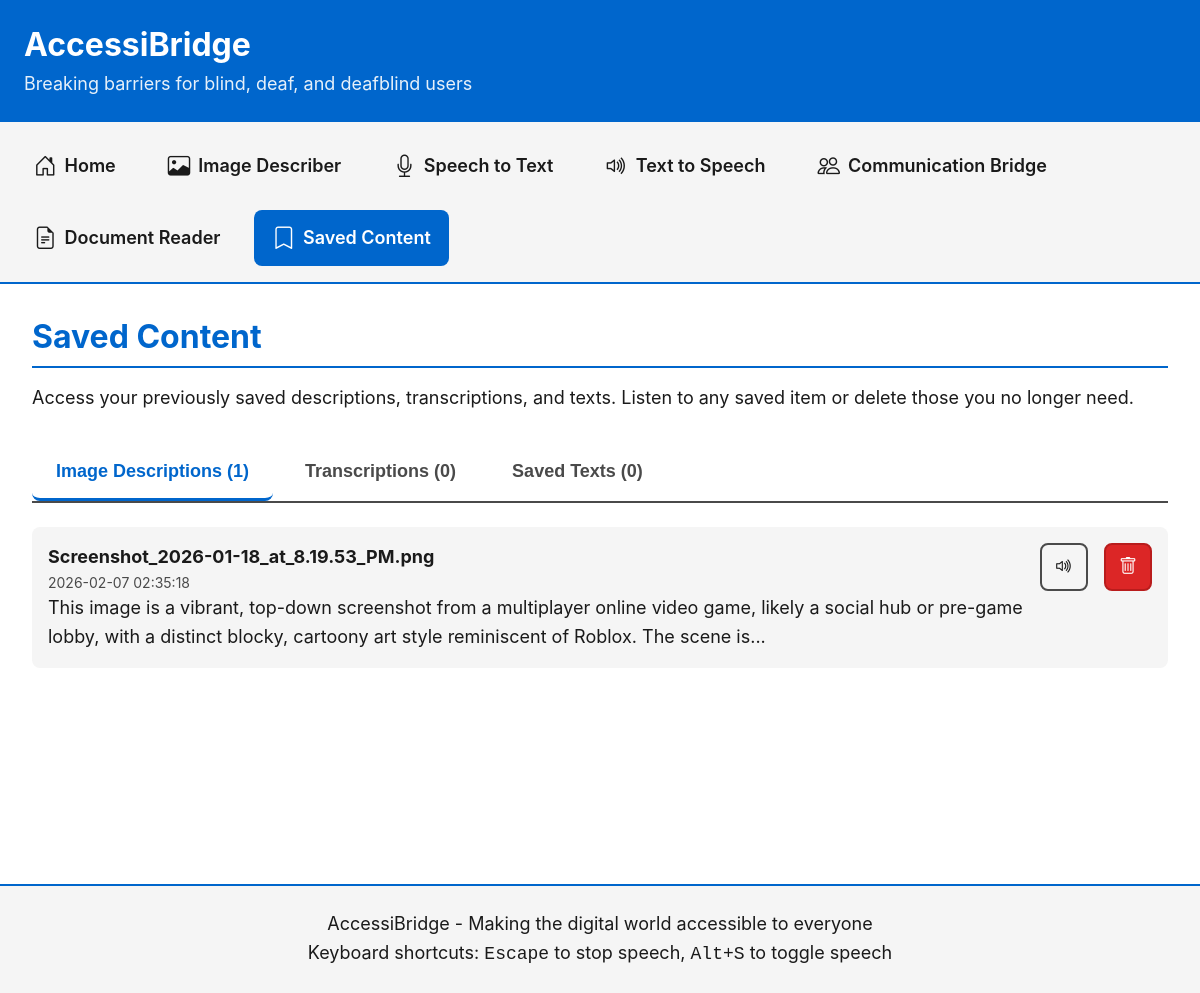
/saved-content, run on the app's committed database.
### tables this page shows
CREATE TABLE image_descriptions (
            id INTEGER PRIMARY KEY AUTOINCREMENT,
            filename TEXT NOT NULL,
            description TEXT NOT NULL,
            created_at TIMESTAMP DEFAULT CURRENT_TIMESTAMP
        );

### app.py (the view)
@app.route('/saved-content')
def saved_content():
    db = get_db()
    descriptions = db.execute('SELECT * FROM image_descriptions ORDER BY created_at DESC LIMIT 50').fetchall()
    transcriptions = db.execute('SELECT * FROM transcriptions ORDER BY created_at DESC LIMIT 50').fetchall()
    saved_texts = db.execute('SELECT * FROM saved_texts ORDER BY created_at DESC LIMIT 50').fetchall()
    db.close()
    return render_template('saved_content.html',
                         descriptions=descriptions,
                         transcriptions=transcriptions,
                         saved_texts=saved_texts)

### app.py (called while the page is built)
def get_db():
    db = sqlite3.connect('accessibility.db')
    db.row_factory = sqlite3.Row
    return db

### templates/saved_content.html (shortened to what this page needs)
{% extends "base.html" %}
{% block content %}
<section aria-labelledby="page-heading">
    <h2 id="page-heading">Saved Content</h2>
    <p>Access your previously saved descriptions, transcriptions, and texts. Listen to any saved item or delete those you no longer need.</p>
</section>
<section>
    <div class="tabs" role="tablist" aria-label="Saved content categories">
        <button class="tab active"
                role="tab"
                aria-selected="true"
                aria-controls="descriptions-panel"
                data-tab="descriptions-panel">
            Image Descriptions ({{ descriptions|length }})
        </button>
        <button class="tab"
                role="tab"
                aria-selected="false"
                aria-controls="transcriptions-panel"
                data-tab="transcriptions-panel">
            Transcriptions ({{ transcriptions|length }})
        </button>
        <button class="tab"
                role="tab"
                aria-selected="false"
                aria-controls="texts-panel"
                data-tab="texts-panel">
            Saved Texts ({{ saved_texts|length }})
        </button>
    </div>
    <div id="descriptions-panel" class="tab-content active" role="tabpanel" aria-labelledby="descriptions-tab">
        {% if descriptions %}
        <ul class="saved-list" aria-label="Saved image descriptions">
            {% for item in descriptions %}
            <li class="saved-item">
                <div class="saved-item-content">
                    <strong>{{ item.filename }}</strong>
                    <p class="saved-item-date">{{ item.created_at }}</p>
                    <p>{{ item.description[:200] }}{% if item.description|length > 200 %}...{% endif %}</p>
                </div>
                <div class="btn-group">
                    <button type="button"
                            class="btn btn-secondary btn-icon speak-item"
                            data-text="{{ item.description }}"
                            aria-label="Read description aloud">
                        <i class="bi bi-volume-up"></i>
                    </button>
                    <button type="button"
                            class="btn btn-danger btn-icon delete-item"
                            data-table="image_descriptions"
                            data-id="{{ item.id }}"
                            aria-label="Delete this description">
                        <i class="bi bi-trash"></i>
                    </button>
                </div>
            </li>
            {% endfor %}
        </ul>
        {% else %}
        <p class="text-center" style="padding: 2rem; color: var(--text-secondary);">
            No saved image descriptions yet. Use the Image Describer to analyze images.
        </p>
        {% endif %}
    </div>
</section>
{% endblock %}

### templates/base.html (shortened to what this page needs)
<!DOCTYPE html>
<html lang="en">
<head>
    <link rel="stylesheet" href="https://cdn.jsdelivr.net/npm/bootstrap-icons@1.11.3/font/bootstrap-icons.min.css">
    <link rel="stylesheet" href="{{ url_for('static', filename='css/style.css') }}">
</head>
<body>
    <header role="banner">
        <h1>AccessiBridge</h1>
        <p>Breaking barriers for blind, deaf, and deafblind users</p>
    </header>
    <nav role="navigation" aria-label="Main navigation">
        <ul>
            <li>
                <a href="{{ url_for('index') }}" {% if request.endpoint == 'index' %}class="active" aria-current="page"{% endif %}>
                    <i class="bi bi-house-door" aria-hidden="true"></i>
                    Home
                </a>
            </li>
            <li>
                <a href="{{ url_for('image_describer') }}" {% if request.endpoint == 'image_describer' %}class="active" aria-current="page"{% endif %}>
                    <i class="bi bi-image" aria-hidden="true"></i>
                    Image Describer
                </a>
            </li>
            <li>
                <a href="{{ url_for('speech_to_text') }}" {% if request.endpoint == 'speech_to_text' %}class="active" aria-current="page"{% endif %}>
                    <i class="bi bi-mic" aria-hidden="true"></i>
                    Speech to Text
                </a>
            </li>
            <li>
                <a href="{{ url_for('text_to_speech') }}" {% if request.endpoint == 'text_to_speech' %}class="active" aria-current="page"{% endif %}>
                    <i class="bi bi-volume-up" aria-hidden="true"></i>
                    Text to Speech
                </a>
            </li>
            <li>
                <a href="{{ url_for('communication_bridge') }}" {% if request.endpoint == 'communication_bridge' %}class="active" aria-current="page"{% endif %}>
                    <i class="bi bi-people" aria-hidden="true"></i>
                    Communication Bridge
                </a>
            </li>
            <li>
                <a href="{{ url_for('document_reader') }}" {% if request.endpoint == 'document_reader' %}class="active" aria-current="page"{% endif %}>
                    <i class="bi bi-file-earmark-text" aria-hidden="true"></i>
                    Document Reader
                </a>
            </li>
            <li>
                <a href="{{ url_for('saved_content') }}" {% if request.endpoint == 'saved_content' %}class="active" aria-current="page"{% endif %}>
                    <i class="bi bi-bookmark" aria-hidden="true"></i>
                    Saved Content
                </a>
            </li>
        </ul>
    </nav>
    <main id="main-content" role="main">
        {% block content %}{% endblock %}
    </main>
    <footer role="contentinfo">
        <p>AccessiBridge - Making the digital world accessible to everyone</p>
        <p>Keyboard shortcuts: <kbd>Escape</kbd> to stop speech, <kbd>Alt+S</kbd> to toggle speech</p>
    </footer>
</body>
</html>

### static/css/style.css (style rules this page uses)
:root { --primary: #0066cc; --primary-dark: #004999; --primary-light: #3399ff; --secondary: #6b21a8; --success: #16a34a; --warning: #ca8a04; --danger: #dc2626; --text-primary: #1a1a1a; --text-secondary: #4a4a4a; --text-light: #ffffff; --bg-primary: #ffffff; --bg-secondary: #f5f5f5; --bg-dark: #1a1a1a; --focus-ring: 0 0 0 3px rgba(0, 102, 204, 0.5); --focus-ring-dark: 0 0 0 3px rgba(255, 255, 255, 0.5); --spacing-xs: 0.25rem; --spacing-sm: 0.5rem; --spacing-md: 1rem; --spacing-lg: 1.5rem; --spacing-xl: 2rem; --font-sm: 1rem; --font-md: 1.125rem; --font-lg: 1.5rem; --font-xl: 2rem; --font-xxl: 2.5rem; --border-radius: 8px; --border-width: 2px; }
*, *::before, *::after { box-sizing: border-box; margin: 0; padding: 0; }
html { font-size: 100%; scroll-behavior: smooth; }
body { font-family: -apple-system, BlinkMacSystemFont, 'Segoe UI', Roboto, Oxygen, Ubuntu, sans-serif; font-size: var(--font-md); line-height: 1.6; color: var(--text-primary); background-color: var(--bg-primary); min-height: 100vh; }
header { background: var(--primary); color: var(--text-light); padding: var(--spacing-lg); position: sticky; top: 0; z-index: 100; }
header h1 { font-size: var(--font-xl); margin-bottom: var(--spacing-xs); }
header p { font-size: var(--font-md); opacity: 0.9; }
nav { background: var(--bg-secondary); padding: var(--spacing-md); border-bottom: var(--border-width) solid var(--primary); }
nav ul { list-style: none; display: flex; flex-wrap: wrap; gap: var(--spacing-md); max-width: 1200px; margin: 0 auto; }
nav a { display: inline-flex; align-items: center; gap: var(--spacing-sm); padding: var(--spacing-sm) var(--spacing-md); color: var(--text-primary); text-decoration: none; font-weight: 600; border-radius: var(--border-radius); border: var(--border-width) solid transparent; transition: all 0.2s ease; }
nav a.active { background: var(--primary); color: var(--text-light); }
nav .bi { font-size: 1.25em; vertical-align: -0.125em; }
.bi { vertical-align: -0.125em; }
main { max-width: 1200px; margin: 0 auto; padding: var(--spacing-xl); min-height: calc(100vh - 200px); }
section { margin-bottom: var(--spacing-xl); }
h1, h2, h3, h4, h5, h6 { line-height: 1.3; margin-bottom: var(--spacing-md); }
h2 { font-size: var(--font-xl); color: var(--primary); border-bottom: var(--border-width) solid var(--primary); padding-bottom: var(--spacing-sm); }
button, .btn { display: inline-flex; align-items: center; justify-content: center; gap: var(--spacing-sm); padding: var(--spacing-md) var(--spacing-lg); font-size: var(--font-md); font-weight: 600; border: var(--border-width) solid transparent; border-radius: var(--border-radius); cursor: pointer; transition: all 0.2s ease; text-decoration: none; min-height: 48px; min-width: 48px; }
.btn-secondary { background: var(--bg-secondary); color: var(--text-primary); border-color: var(--text-secondary); }
.btn-danger { background: var(--danger); color: var(--text-light); border-color: #b91c1c; }
.btn-icon { width: 48px; padding: var(--spacing-sm); }
.btn-group { display: flex; flex-wrap: wrap; gap: var(--spacing-md); }
.tabs { display: flex; gap: var(--spacing-sm); border-bottom: var(--border-width) solid var(--text-secondary); margin-bottom: var(--spacing-lg); }
.tab { padding: var(--spacing-md) var(--spacing-lg); background: none; border: none; border-bottom: 3px solid transparent; cursor: pointer; font-size: var(--font-md); font-weight: 600; color: var(--text-secondary); transition: all 0.2s ease; }
.tab.active { color: var(--primary); border-bottom-color: var(--primary); }
.tab-content { display: none; }
.tab-content.active { display: block; }
.saved-list { list-style: none; }
.saved-item { display: flex; justify-content: space-between; align-items: flex-start; gap: var(--spacing-md); padding: var(--spacing-md); background: var(--bg-secondary); border-radius: var(--border-radius); margin-bottom: var(--spacing-md); }
.saved-item-content { flex: 1; }
.saved-item-date { font-size: 0.875rem; color: var(--text-secondary); }
footer { background: var(--bg-secondary); padding: var(--spacing-lg); text-align: center; border-top: var(--border-width) solid var(--primary); margin-top: auto; }

### data on the page
image_descriptions: filename "Screenshot_2026-01-18_at_8.19.53_PM.png", created_at "2026-02-07 02:35:18", description "This image is a vibrant, top-down screenshot from a multiplayer online video game, likely a social hub or pre-game lobby, with a distinct blocky, cartoony art style reminiscent of Roblox. The scene is"

### other printed values
{{ descriptions|length }} "1"
{{ transcriptions|length }} "0"
{{ saved_texts|length }} "0"
